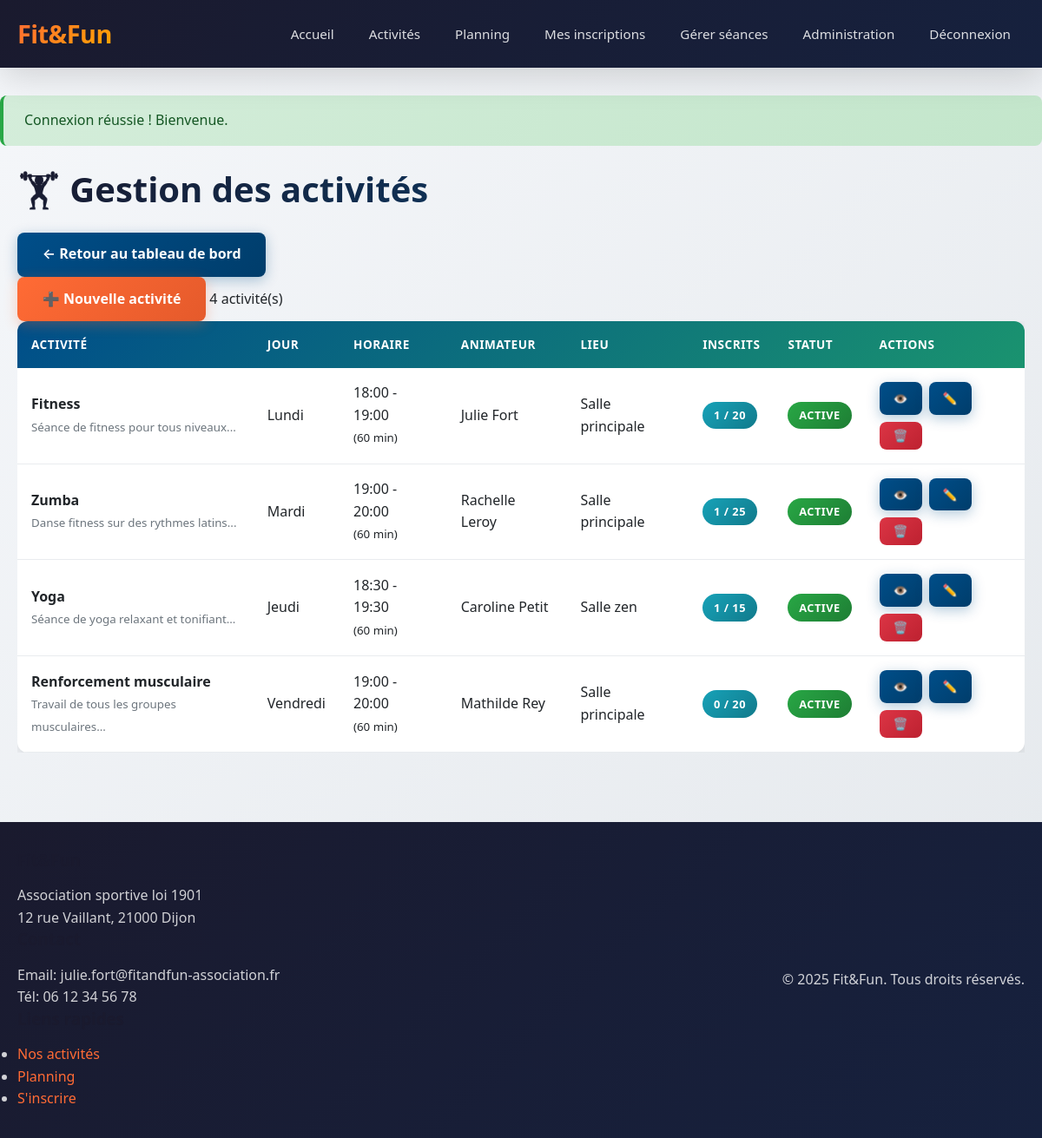
/admin/activites.php (signed in), run on the app's committed database.
### tables this page shows
CREATE TABLE IF NOT EXISTS activites (
    id INT AUTO_INCREMENT PRIMARY KEY,
    nom VARCHAR(100) NOT NULL,
    description TEXT,
    animateur_id INT,
    jour_semaine ENUM('Lundi', 'Mardi', 'Mercredi', 'Jeudi', 'Vendredi', 'Samedi', 'Dimanche') NOT NULL,
    heure_debut TIME NOT NULL,
    heure_fin TIME,
    duree_minutes INT DEFAULT 60,
    capacite_max INT DEFAULT 20,
    lieu VARCHAR(255),
    statut ENUM('active', 'annulee', 'suspendue') DEFAULT 'active',
    FOREIGN KEY (animateur_id) REFERENCES animateurs(id) ON DELETE SET NULL
);

### public/admin/activites.php (the view, shortened to what this page needs)
<?php
require_once __DIR__ . '/../../config/config.php';
$dbInstance = Database::getInstance();
$db = $dbInstance->getConnection();
$action = $_GET['action'] ?? 'liste';
$stmt = $db->query("SELECT a.*,
    CONCAT(an.prenom, ' ', an.nom) as animateur_nom,
    (SELECT COUNT(*) FROM inscriptions WHERE activite_id = a.id AND statut = 'active') as nb_inscrits
    FROM activites a
    LEFT JOIN animateurs an ON a.animateur_id = an.id
    ORDER BY a.statut DESC,
    FIELD(a.jour_semaine, 'Lundi', 'Mardi', 'Mercredi', 'Jeudi', 'Vendredi', 'Samedi', 'Dimanche'),
    a.heure_debut");
$activites = $stmt->fetchAll();
include __DIR__ . '/../../src/includes/header.php';
?>
<div class="container">
    <div class="admin-page-header">
        <h1>🏋️ Gestion des activités</h1>
        <a href="/admin/" class="btn btn-secondary">← Retour au tableau de bord</a>
    </div>
    <?php if ($action === 'liste'): ?>
        <div class="admin-toolbar">
            <a href="/admin/activites.php?action=ajouter" class="btn btn-primary">➕ Nouvelle activité</a>
            <span class="count"><?php echo count($activites); ?> activité(s)</span>
        </div>
        <?php if (empty($activites)): ?>
            <div class="alert alert-info">Aucune activité enregistrée.</div>
        <?php else: ?>
            <div class="table-responsive">
                <table class="admin-table">
                    <thead>
                        <tr>
                            <th>Activité</th>
                            <th>Jour</th>
                            <th>Horaire</th>
                            <th>Animateur</th>
                            <th>Lieu</th>
                            <th>Inscrits</th>
                            <th>Statut</th>
                            <th>Actions</th>
                        </tr>
                    </thead>
                    <tbody>
                        <?php foreach ($activites as $act): ?>
                            <tr class="<?php echo $act['statut'] !== 'active' ? 'inactive-row' : ''; ?>">
                                <td>
                                    <strong><?php echo e($act['nom']); ?></strong>
                                    <?php if ($act['description']): ?>
                                        <br><small class="text-muted"><?php echo e(substr($act['description'], 0, 50)); ?>...</small>
                                    <?php endif; ?>
                                </td>
                                <td><?php echo e($act['jour_semaine']); ?></td>
                                <td>
                                    <?php echo substr($act['heure_debut'], 0, 5); ?>
                                    <?php if ($act['heure_fin']): ?>
                                        - <?php echo substr($act['heure_fin'], 0, 5); ?>
                                    <?php endif; ?>
                                    <br><small>(<?php echo $act['duree_minutes']; ?> min)</small>
                                </td>
                                <td><?php echo e($act['animateur_nom'] ?? 'Non assigné'); ?></td>
                                <td><?php echo e($act['lieu'] ?? '-'); ?></td>
                                <td>
                                    <span class="badge <?php echo $act['nb_inscrits'] >= $act['capacite_max'] ? 'badge-danger' : 'badge-info'; ?>">
                                        <?php echo $act['nb_inscrits']; ?> / <?php echo $act['capacite_max']; ?>
                                    </span>
                                </td>
                                <td>
                                    <span class="badge <?php echo $act['statut'] === 'active' ? 'badge-success' : 'badge-warning'; ?>">
                                        <?php echo ucfirst($act['statut']); ?>
                                    </span>
                                </td>
                                <td class="actions">
                                    <a href="/admin/activites.php?action=voir&id=<?php echo $act['id']; ?>" class="btn btn-small btn-secondary">👁️</a>
                                    <a href="/admin/activites.php?action=modifier&id=<?php echo $act['id']; ?>" class="btn btn-small btn-secondary">✏️</a>
                                    <form method="POST" style="display: inline;" onsubmit="return confirm('Supprimer cette activité ?');">
                                        <button type="submit" class="btn btn-small btn-danger">🗑️</button>
                                    </form>
                                </td>
                            </tr>
                        <?php endforeach; ?>
                    </tbody>
                </table>
            </div>
        <?php endif; ?>
    <?php endif; ?>
</div>
<?php include __DIR__ . '/../../src/includes/footer.php'; ?>

### public/assets/css/style.css (style rules this page uses)
*, *::before, *::after { margin: 0; padding: 0; box-sizing: border-box; }
:root { --primary: #ff6b35; --primary-dark: #e55a2b; --secondary: #004e89; --accent: #1a936f; --dark: #1a1a2e; --light: #f8f9fa; --white: #ffffff; --gray-100: #f7f7f7; --gray-200: #e9ecef; --gray-300: #dee2e6; --gray-500: #6c757d; --gray-700: #495057; --gray-900: #212529; --success: #28a745; --warning: #ffc107; --danger: #dc3545; --info: #17a2b8; --shadow: 0 4px 15px rgba(0, 0, 0, 0.1); --shadow-lg: 0 10px 40px rgba(0, 0, 0, 0.15); --radius: 12px; --radius-sm: 8px; }
body { font-family: 'Segoe UI', -apple-system, BlinkMacSystemFont, Roboto, 'Helvetica Neue', Arial, sans-serif; font-size: 16px; line-height: 1.6; color: var(--gray-900); background: linear-gradient(135deg, #f5f7fa 0%, #e4e8ec 100%); min-height: 100vh; }
a { color: var(--primary); text-decoration: none; }
.container { max-width: 1200px; margin: 0 auto; padding: 0 20px; }
.text-muted { color: var(--gray-500); }
.btn { display: inline-block; padding: 0.8rem 1.8rem; font-size: 1rem; font-weight: 600; text-align: center; border: none; border-radius: var(--radius-sm); cursor: pointer; text-decoration: none; }
.btn-primary { background: linear-gradient(135deg, var(--primary) 0%, var(--primary-dark) 100%); color: var(--white); box-shadow: 0 4px 15px rgba(255, 107, 53, 0.3); }
.btn-secondary { background: linear-gradient(135deg, var(--secondary) 0%, #003d6b 100%); color: var(--white); box-shadow: 0 4px 15px rgba(0, 78, 137, 0.3); }
.btn-danger { background: linear-gradient(135deg, var(--danger) 0%, #bd2130 100%); color: var(--white); }
.btn-small { padding: 0.5rem 1rem; font-size: 0.85rem; }
h1, h2, h3, h4, h5, h6 { color: var(--dark); font-weight: 700; line-height: 1.3; margin-bottom: 1rem; }
h1 { font-size: 2.5rem; background: linear-gradient(135deg, var(--dark) 0%, var(--secondary) 100%); -webkit-background-clip: text; -webkit-text-fill-color: transparent; background-clip: text; margin-bottom: 1.5rem; }
.badge { display: inline-block; padding: 0.35rem 0.8rem; font-size: 0.8rem; font-weight: 600; border-radius: 50px; text-transform: uppercase; letter-spacing: 0.5px; }
.badge-success { background: linear-gradient(135deg, var(--success) 0%, #1e7e34 100%); color: var(--white); }
.badge-info { background: linear-gradient(135deg, var(--info) 0%, #117a8b 100%); color: var(--white); }
.table-responsive { overflow-x: auto; }
.admin-table { width: 100%; border-collapse: collapse; background: var(--white); border-radius: var(--radius); overflow: hidden; box-shadow: var(--shadow); }
.admin-table thead { background: linear-gradient(135deg, var(--secondary) 0%, var(--accent) 100%); color: var(--white); }
.admin-table th, .admin-table td { padding: 1rem; text-align: left; }
.admin-table th { font-weight: 600; text-transform: uppercase; font-size: 0.85rem; letter-spacing: 0.5px; }
.admin-table tbody tr { border-bottom: 1px solid var(--gray-200); }
.admin-table .actions { display: flex; gap: 0.5rem; flex-wrap: wrap; }

### data on the page
activites: nom "Fitness", description "Séance de fitness pour tous niveaux", jour_semaine "Lundi", heure_debut "18:00", heure_fin "19:00", duree_minutes "60", animateur_nom "Julie Fort", lieu "Salle principale", nb_inscrits "1", capacite_max "20", statut "ACTIVE"
activites: nom "Zumba", description "Danse fitness sur des rythmes latins", jour_semaine "Mardi", heure_debut "19:00", heure_fin "20:00", duree_minutes "60", animateur_nom "Rachelle Leroy", lieu "Salle principale", nb_inscrits "1", capacite_max "25", statut "ACTIVE"
activites: nom "Yoga", description "Séance de yoga relaxant et tonifiant", jour_semaine "Jeudi", heure_debut "18:30", heure_fin "19:30", duree_minutes "60", animateur_nom "Caroline Petit", lieu "Salle zen", nb_inscrits "1", capacite_max "15", statut "ACTIVE"
activites: nom "Renforcement musculaire", description "Travail de tous les groupes musculaires", jour_semaine "Vendredi", heure_debut "19:00", heure_fin "20:00", duree_minutes "60", animateur_nom "Mathilde Rey", lieu "Salle principale", nb_inscrits "0", capacite_max "20", statut "ACTIVE"

### other printed values
APP_NAME "Fit&Fun"
$message "Connexion réussie ! Bienvenue."
count($activites) "4"
